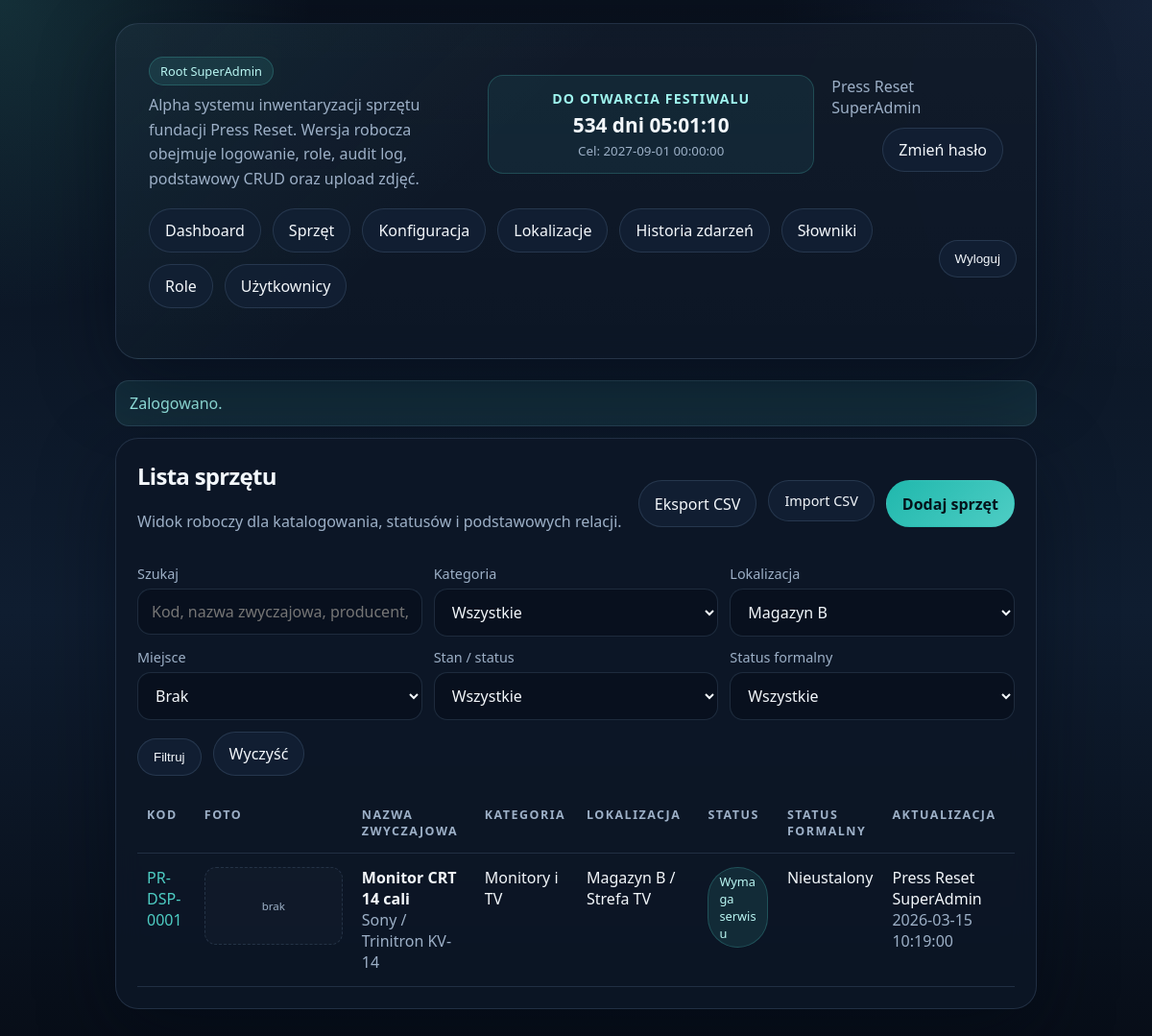
/index.php?page=equipment-list&location_id=2 (signed in), run on the app's committed database.
### tables this page shows
CREATE TABLE IF NOT EXISTS users (
    id INT UNSIGNED AUTO_INCREMENT PRIMARY KEY,
    username VARCHAR(80) NOT NULL UNIQUE,
    display_name VARCHAR(120) NOT NULL,
    password_hash VARCHAR(255) NOT NULL,
    role VARCHAR(120) NOT NULL,
    active TINYINT(1) NOT NULL DEFAULT 1,
    must_change_password TINYINT(1) NOT NULL DEFAULT 0,
    last_login_at DATETIME NULL,
    created_at DATETIME NOT NULL DEFAULT CURRENT_TIMESTAMP,
    updated_at DATETIME NOT NULL DEFAULT CURRENT_TIMESTAMP ON UPDATE CURRENT_TIMESTAMP
);

CREATE TABLE IF NOT EXISTS roles (
    id INT UNSIGNED AUTO_INCREMENT PRIMARY KEY,
    name VARCHAR(120) NOT NULL,
    slug VARCHAR(120) NOT NULL UNIQUE,
    sort_order INT UNSIGNED NOT NULL DEFAULT 0,
    can_manage_users TINYINT(1) NOT NULL DEFAULT 0,
    can_manage_roles TINYINT(1) NOT NULL DEFAULT 0,
    can_manage_root_roles TINYINT(1) NOT NULL DEFAULT 0,
    can_edit_records TINYINT(1) NOT NULL DEFAULT 0,
    can_upload_images TINYINT(1) NOT NULL DEFAULT 0,
    can_delete_images TINYINT(1) NOT NULL DEFAULT 0,
    can_create_tasks TINYINT(1) NOT NULL DEFAULT 0,
    can_update_tasks TINYINT(1) NOT NULL DEFAULT 0,
    can_change_task_status TINYINT(1) NOT NULL DEFAULT 0,
    can_delete_tasks TINYINT(1) NOT NULL DEFAULT 0,
    can_manage_settings TINYINT(1) NOT NULL DEFAULT 0,
    can_manage_dictionaries TINYINT(1) NOT NULL DEFAULT 0,
    can_view_audit_history TINYINT(1) NOT NULL DEFAULT 0,
    can_export_csv TINYINT(1) NOT NULL DEFAULT 0,
    can_import_csv TINYINT(1) NOT NULL DEFAULT 0,
    is_system TINYINT(1) NOT NULL DEFAULT 0,
    created_at DATETIME NOT NULL DEFAULT CURRENT_TIMESTAMP
);

CREATE TABLE IF NOT EXISTS equipment (
    id INT UNSIGNED AUTO_INCREMENT PRIMARY KEY,
    category_id INT UNSIGNED NOT NULL,
    parent_equipment_id INT UNSIGNED NULL,
    location_id INT UNSIGNED NULL,
    location_place_id INT UNSIGNED NULL,
    inventory_code VARCHAR(60) NOT NULL UNIQUE,
    inventory_code_manual_override TINYINT(1) NOT NULL DEFAULT 0,
    title VARCHAR(180) NOT NULL,
    manufacturer VARCHAR(120) NOT NULL,
    model VARCHAR(120) NOT NULL,
    production_year VARCHAR(20) NOT NULL DEFAULT '',
    condition_status VARCHAR(120) NOT NULL DEFAULT 'inventory',
    ownership_status VARCHAR(120) NOT NULL DEFAULT 'unknown',
    location_text VARCHAR(180) NOT NULL DEFAULT '',
    barcode_value VARCHAR(120) NOT NULL DEFAULT '',
    qr_token VARCHAR(80) NOT NULL UNIQUE,
    notes TEXT NULL,
    created_by INT UNSIGNED NOT NULL,
    updated_by INT UNSIGNED NOT NULL,
    created_at DATETIME NOT NULL DEFAULT CURRENT_TIMESTAMP,
    updated_at DATETIME NOT NULL DEFAULT CURRENT_TIMESTAMP ON UPDATE CURRENT_TIMESTAMP,
    CONSTRAINT fk_equipment_category FOREIGN KEY (category_id) REFERENCES categories(id),
    CONSTRAINT fk_equipment_parent FOREIGN KEY (parent_equipment_id) REFERENCES equipment(id) ON DELETE SET NULL,
    CONSTRAINT fk_equipment_location FOREIGN KEY (location_id) REFERENCES locations(id) ON DELETE SET NULL,
    CONSTRAINT fk_equipment_location_place FOREIGN KEY (location_place_id) REFERENCES location_places(id) ON DELETE SET NULL,
    CONSTRAINT fk_equipment_created_by FOREIGN KEY (created_by) REFERENCES users(id),
    CONSTRAINT fk_equipment_updated_by FOREIGN KEY (updated_by) REFERENCES users(id)
);

CREATE TABLE IF NOT EXISTS categories (
    id INT UNSIGNED AUTO_INCREMENT PRIMARY KEY,
    name VARCHAR(120) NOT NULL,
    slug VARCHAR(120) NOT NULL UNIQUE,
    code_prefix VARCHAR(3) NOT NULL DEFAULT 'GEN',
    created_at DATETIME NOT NULL DEFAULT CURRENT_TIMESTAMP
);

CREATE TABLE IF NOT EXISTS locations (
    id INT UNSIGNED AUTO_INCREMENT PRIMARY KEY,
    name VARCHAR(120) NOT NULL,
    slug VARCHAR(120) NOT NULL UNIQUE,
    created_at DATETIME NOT NULL DEFAULT CURRENT_TIMESTAMP
);

CREATE TABLE IF NOT EXISTS location_places (
    id INT UNSIGNED AUTO_INCREMENT PRIMARY KEY,
    location_id INT UNSIGNED NOT NULL,
    name VARCHAR(120) NOT NULL,
    slug VARCHAR(120) NOT NULL,
    created_at DATETIME NOT NULL DEFAULT CURRENT_TIMESTAMP,
    UNIQUE KEY uniq_location_place (location_id, slug),
    CONSTRAINT fk_location_places_location FOREIGN KEY (location_id) REFERENCES locations(id) ON DELETE CASCADE
);

CREATE TABLE IF NOT EXISTS condition_statuses (
    id INT UNSIGNED AUTO_INCREMENT PRIMARY KEY,
    name VARCHAR(120) NOT NULL,
    slug VARCHAR(120) NOT NULL UNIQUE,
    sort_order INT UNSIGNED NOT NULL DEFAULT 0,
    created_at DATETIME NOT NULL DEFAULT CURRENT_TIMESTAMP
);

CREATE TABLE IF NOT EXISTS ownership_statuses (
    id INT UNSIGNED AUTO_INCREMENT PRIMARY KEY,
    name VARCHAR(120) NOT NULL,
    slug VARCHAR(120) NOT NULL UNIQUE,
    sort_order INT UNSIGNED NOT NULL DEFAULT 0,
    created_at DATETIME NOT NULL DEFAULT CURRENT_TIMESTAMP
);

### app/router.php (shortened to what the rows shown need)
<?php
$page = $_GET['page'] ?? 'home';
    ?>
    <?php
require_login();
    ?>
    <?php
if ($page === 'equipment-list') {
    $filters = [
        'q' => trim((string) ($_GET['q'] ?? '')),
        'category_id' => (int) ($_GET['category_id'] ?? 0),
        'location_id' => (int) ($_GET['location_id'] ?? 0),
        'place_id' => (int) ($_GET['place_id'] ?? 0),
        'condition_status' => trim((string) ($_GET['condition_status'] ?? '')),
        'ownership_status' => trim((string) ($_GET['ownership_status'] ?? '')),
    ];
    $where = [];
    $params = [];
    if ($filters['location_id'] > 0) {
        $where[] = 'e.location_id = :location_id';
        $params['location_id'] = $filters['location_id'];
    }
    $sql = 'SELECT e.*, c.name AS category_name, u.display_name AS updated_by_name, l.name AS location_name, lp.name AS place_name, img.file_path AS image_path
            FROM equipment e
            JOIN categories c ON c.id = e.category_id
            JOIN users u ON u.id = e.updated_by
            LEFT JOIN locations l ON l.id = e.location_id
            LEFT JOIN location_places lp ON lp.id = e.location_place_id
            LEFT JOIN (
                SELECT ei.equipment_id, ei.file_path
                FROM equipment_images ei
                INNER JOIN (
                    SELECT equipment_id, MIN(id) AS min_id
                    FROM equipment_images
                    GROUP BY equipment_id
                ) first_img ON first_img.min_id = ei.id
            ) img ON img.equipment_id = e.id';
    if ($where) {
        $sql .= ' WHERE ' . implode(' AND ', $where);
    }
    $sql .= ' ORDER BY e.updated_at DESC, e.inventory_code ASC';
    $equipment = query_all($sql, $params);
    render_header('Sprzęt');
    ?>
    <section class="panel">
        <div class="topbar">
            <div>
                <h2>Lista sprzętu</h2>
            </div>
        </div>
                    <?= category_options($filters['category_id'] > 0 ? $filters['category_id'] : null) ?>
                <select id="condition_status" name="condition_status" onchange="this.form.submit()"><?= status_options('condition_statuses', $filters['condition_status']) ?></select>
                <select id="ownership_status" name="ownership_status" onchange="this.form.submit()"><?= status_options('ownership_statuses', $filters['ownership_status']) ?></select>
        <div class="table-wrap">
            <table>
                <thead>
                <tr>
                    <th>Kod</th>
                    <th>Foto</th>
                    <th>Nazwa zwyczajowa</th>
                    <th>Kategoria</th>
                    <th>Lokalizacja</th>
                    <th>Status</th>
                    <th>Status formalny</th>
                    <th>Aktualizacja</th>
                </tr>
                </thead>
                <tbody>
                <?php foreach ($equipment as $row): ?>
                    <tr>
                        <td><a href="index.php?page=item&id=<?= (int) $row['id'] ?>"><?= h($row['inventory_code']) ?></a></td>
                        <td>
                            <?php if (!empty($row['image_path'])): ?>
                                <img class="thumb" src="<?= h($row['image_path']) ?>" alt="<?= h($row['title']) ?>">
                            <?php else: ?>
                                <div class="thumb-placeholder">brak</div>
                            <?php endif; ?>
                        </td>
                        <td><strong><?= h($row['title']) ?></strong><br><span class="muted"><?= h($row['manufacturer']) ?> / <?= h($row['model']) ?></span></td>
                        <td><?= h($row['category_name']) ?></td>
                        <td><?= h(location_label($row) ?: 'Brak') ?></td>
                        <td><span class="badge"><?= h(condition_label($row['condition_status'])) ?></span></td>
                        <td><?= h(ownership_label($row['ownership_status'])) ?></td>
                        <td><?= h($row['updated_by_name']) ?><br><span class="muted"><?= h($row['updated_at']) ?></span></td>
                    </tr>
                <?php endforeach; ?>
                </tbody>
            </table>
        </div>
    </section>
    <?php
    render_footer();
    exit;
}
    ?>

### app/layout.php (shortened to what the rows shown need)
<?php
function render_header(string $title): void
{
    $user = current_user();
    $deadlineIso = (string) app_setting('festival_deadline', app_config('festival_deadline'));
    $deadlineCard = null;
    if ($deadlineIso) {
        $now = new DateTimeImmutable('now', new DateTimeZone('Europe/Warsaw'));
        $deadline = new DateTimeImmutable($deadlineIso, new DateTimeZone('Europe/Warsaw'));
        $isPast = $deadline <= $now;
        $deadlineCard = [
            'label' => $isPast ? 'Termin minął' : 'Do otwarcia festiwalu',
            'date' => $deadline->format(DateTimeInterface::ATOM),
            'display_date' => $deadline->format('Y-m-d H:i:s'),
            'summary' => $isPast ? 'Termin docelowy został przekroczony.' : '',
        ];
    }
    ?>
    <!DOCTYPE html>
    <html lang="pl">
    <head>
        <link rel="stylesheet" href="assets/style.css">
    </head>
    <body>
    <main class="shell">
    <?php if ($user): ?>
        <section class="hero">
            <div class="hero-head">
                <div class="hero-copy">
                    <div class="badge"><?= h(role_label($user['role'])) ?></div>
                    <p>Alpha systemu inwentaryzacji sprzętu fundacji Press Reset. Wersja robocza obejmuje logowanie, role, audit log, podstawowy CRUD oraz upload zdjęć.</p>
                </div>
                <?php if ($deadlineCard): ?>
                    <div class="hero-countdown">
                        <div class="countdown-card" data-deadline="<?= h($deadlineCard['date']) ?>">
                            <strong><?= h($deadlineCard['label']) ?></strong>
                            <span class="countdown-value"><?= h($deadlineCard['summary']) ?></span>
                            <small>Cel: <?= h($deadlineCard['display_date']) ?></small>
                        </div>
                    </div>
                <?php endif; ?>
                <div class="hero-user">
                    <div class="muted"><?= h($user['display_name']) ?></div>
                    <div><a class="nav-pill" href="index.php?page=change-password">Zmień hasło</a></div>
                </div>
            </div>
            <nav class="topbar">
                <div class="actions">
                    <a class="nav-pill" href="index.php">Dashboard</a>
                    <a class="nav-pill" href="index.php?page=equipment-list">Sprzęt</a>
                    <?php if (can_manage_settings()): ?>
                        <a class="nav-pill" href="index.php?page=settings">Konfiguracja</a>
                        <a class="nav-pill" href="index.php?page=locations">Lokalizacje</a>
                    <?php endif; ?>
                    <?php if (can_view_audit_history()): ?>
                        <a class="nav-pill" href="index.php?page=audit-log">Historia zdarzeń</a>
                    <?php endif; ?>
                    <?php if (can_manage_dictionaries()): ?>
                        <a class="nav-pill" href="index.php?page=dictionaries">Słowniki</a>
                    <?php endif; ?>
                    <?php if (can_manage_roles()): ?>
                        <a class="nav-pill" href="index.php?page=roles">Role</a>
                    <?php endif; ?>
                    <?php if (can_manage_users()): ?>
                        <a class="nav-pill" href="index.php?page=users">Użytkownicy</a>
                    <?php endif; ?>
                </div>
                <form method="post" action="index.php?page=logout" class="inline-form">
                    <button class="nav-pill" type="submit">Wyloguj</button>
                </form>
            </nav>
        </section>
    <?php endif;
    foreach (flash() as $message): ?>
    <?php endforeach;
}
function render_footer(): void
{
    ?>
    </main></body></html>
    <?php
}
function category_options(?int $selectedId = null, bool $includePlaceholder = false, string $placeholder = 'Wybierz kategorię'): string
{
    $options = $includePlaceholder ? sprintf('<option value="">%s</option>', h($placeholder)) : '';
    foreach (inventory_dictionary_rows('categories') as $category) {
        $selected = ((int) $category['id'] === $selectedId) ? ' selected' : '';
        $options .= sprintf('<option value="%d"%s>%s</option>', (int) $category['id'], $selected, h($category['name']));
    }
    return $options;
}
function status_options(string $table, string $selectedValue, string $placeholder = 'Wszystkie'): string
{
    return dictionary_options($table, $selectedValue !== '' ? $selectedValue : null, true, $placeholder);
}

### data on the page
users: role.name "Root SuperAdmin", display_name "Press Reset SuperAdmin"
equipment: inventory_code "PR-DSP-0001", title "Monitor CRT 14 cali", manufacturer "Sony", model "Trinitron KV-14", category.name "Monitory i TV", location.name "Magazyn B / Strefa TV", condition_status.name "Wymaga serwisu", ownership_status.name "Nieustalony", created_by.display_name "Press Reset SuperAdmin", updated_at "2026-03-15 10:19:00"

### other printed values
$deadlineCard['label'] "DO OTWARCIA FESTIWALU"
$deadlineCard['display_date'] "2027-09-01 00:00:00"
$message['message'] "Zalogowano."
form field location_id "Magazyn B"
form field condition_status "Wszystkie"
form field ownership_status "Wszystkie"
